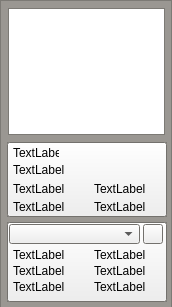
<?xml version="1.0" encoding="UTF-8"?>
<ui version="4.0">
 <class>current</class>
 <widget class="QWidget" name="current">
  <property name="geometry">
   <rect>
    <x>0</x>
    <y>0</y>
    <width>172</width>
    <height>307</height>
   </rect>
  </property>
  <property name="sizePolicy">
   <sizepolicy hsizetype="Fixed" vsizetype="Expanding">
    <horstretch>0</horstretch>
    <verstretch>0</verstretch>
   </sizepolicy>
  </property>
  <property name="minimumSize">
   <size>
    <width>172</width>
    <height>0</height>
   </size>
  </property>
  <property name="maximumSize">
   <size>
    <width>172</width>
    <height>307</height>
   </size>
  </property>
  <property name="palette">
   <palette>
    <active>
     <colorrole role="Base">
      <brush brushstyle="SolidPattern">
       <color alpha="255">
        <red>255</red>
        <green>255</green>
        <blue>255</blue>
       </color>
      </brush>
     </colorrole>
     <colorrole role="Window">
      <brush brushstyle="SolidPattern">
       <color alpha="255">
        <red>154</red>
        <green>151</green>
        <blue>146</blue>
       </color>
      </brush>
     </colorrole>
    </active>
    <inactive>
     <colorrole role="Base">
      <brush brushstyle="SolidPattern">
       <color alpha="255">
        <red>255</red>
        <green>255</green>
        <blue>255</blue>
       </color>
      </brush>
     </colorrole>
     <colorrole role="Window">
      <brush brushstyle="SolidPattern">
       <color alpha="255">
        <red>154</red>
        <green>151</green>
        <blue>146</blue>
       </color>
      </brush>
     </colorrole>
    </inactive>
    <disabled>
     <colorrole role="Base">
      <brush brushstyle="SolidPattern">
       <color alpha="255">
        <red>154</red>
        <green>151</green>
        <blue>146</blue>
       </color>
      </brush>
     </colorrole>
     <colorrole role="Window">
      <brush brushstyle="SolidPattern">
       <color alpha="255">
        <red>154</red>
        <green>151</green>
        <blue>146</blue>
       </color>
      </brush>
     </colorrole>
    </disabled>
   </palette>
  </property>
  <property name="windowTitle">
   <string>Form</string>
  </property>
  <property name="styleSheet">
   <string notr="true"/>
  </property>
  <widget class="QFrame" name="frameEverything">
   <property name="geometry">
    <rect>
     <x>0</x>
     <y>0</y>
     <width>172</width>
     <height>308</height>
    </rect>
   </property>
   <property name="sizePolicy">
    <sizepolicy hsizetype="Fixed" vsizetype="Expanding">
     <horstretch>0</horstretch>
     <verstretch>0</verstretch>
    </sizepolicy>
   </property>
   <property name="minimumSize">
    <size>
     <width>172</width>
     <height>150</height>
    </size>
   </property>
   <property name="maximumSize">
    <size>
     <width>172</width>
     <height>308</height>
    </size>
   </property>
   <property name="palette">
    <palette>
     <active>
      <colorrole role="Base">
       <brush brushstyle="SolidPattern">
        <color alpha="255">
         <red>255</red>
         <green>255</green>
         <blue>255</blue>
        </color>
       </brush>
      </colorrole>
      <colorrole role="Window">
       <brush brushstyle="SolidPattern">
        <color alpha="255">
         <red>161</red>
         <green>158</green>
         <blue>152</blue>
        </color>
       </brush>
      </colorrole>
     </active>
     <inactive>
      <colorrole role="Base">
       <brush brushstyle="SolidPattern">
        <color alpha="255">
         <red>255</red>
         <green>255</green>
         <blue>255</blue>
        </color>
       </brush>
      </colorrole>
      <colorrole role="Window">
       <brush brushstyle="SolidPattern">
        <color alpha="255">
         <red>161</red>
         <green>158</green>
         <blue>152</blue>
        </color>
       </brush>
      </colorrole>
     </inactive>
     <disabled>
      <colorrole role="Base">
       <brush brushstyle="SolidPattern">
        <color alpha="255">
         <red>161</red>
         <green>158</green>
         <blue>152</blue>
        </color>
       </brush>
      </colorrole>
      <colorrole role="Window">
       <brush brushstyle="SolidPattern">
        <color alpha="255">
         <red>161</red>
         <green>158</green>
         <blue>152</blue>
        </color>
       </brush>
      </colorrole>
     </disabled>
    </palette>
   </property>
   <property name="frameShape">
    <enum>QFrame::StyledPanel</enum>
   </property>
   <property name="frameShadow">
    <enum>QFrame::Raised</enum>
   </property>
   <property name="lineWidth">
    <number>0</number>
   </property>
   <widget class="QFrame" name="frameCurrent">
    <property name="geometry">
     <rect>
      <x>7</x>
      <y>142</y>
      <width>160</width>
      <height>75</height>
     </rect>
    </property>
    <property name="sizePolicy">
     <sizepolicy hsizetype="Fixed" vsizetype="Fixed">
      <horstretch>0</horstretch>
      <verstretch>0</verstretch>
     </sizepolicy>
    </property>
    <property name="frameShape">
     <enum>QFrame::StyledPanel</enum>
    </property>
    <property name="frameShadow">
     <enum>QFrame::Raised</enum>
    </property>
    <widget class="QPushButton" name="uiOpen">
     <property name="geometry">
      <rect>
       <x>0</x>
       <y>0</y>
       <width>160</width>
       <height>75</height>
      </rect>
     </property>
     <property name="sizePolicy">
      <sizepolicy hsizetype="Fixed" vsizetype="Fixed">
       <horstretch>0</horstretch>
       <verstretch>0</verstretch>
      </sizepolicy>
     </property>
     <property name="text">
      <string/>
     </property>
     <property name="flat">
      <bool>false</bool>
     </property>
    </widget>
    <widget class="QLabel" name="uiName">
     <property name="geometry">
      <rect>
       <x>6</x>
       <y>20</y>
       <width>145</width>
       <height>16</height>
      </rect>
     </property>
     <property name="font">
      <font>
       <family>Arial</family>
      </font>
     </property>
     <property name="styleSheet">
      <string notr="true">QLabel { background: transparent; }</string>
     </property>
     <property name="text">
      <string>TextLabel</string>
     </property>
    </widget>
    <widget class="QLabel" name="uiBirthDay">
     <property name="geometry">
      <rect>
       <x>6</x>
       <y>40</y>
       <width>73</width>
       <height>13</height>
      </rect>
     </property>
     <property name="font">
      <font>
       <family>Arial</family>
      </font>
     </property>
     <property name="styleSheet">
      <string notr="true"/>
     </property>
     <property name="text">
      <string>TextLabel</string>
     </property>
    </widget>
    <widget class="QLabel" name="uiDeathDay">
     <property name="geometry">
      <rect>
       <x>6</x>
       <y>58</y>
       <width>73</width>
       <height>13</height>
      </rect>
     </property>
     <property name="font">
      <font>
       <family>Arial</family>
      </font>
     </property>
     <property name="styleSheet">
      <string notr="true">QLabel { background: transparent; }</string>
     </property>
     <property name="text">
      <string>TextLabel</string>
     </property>
    </widget>
    <widget class="QLabel" name="uiBirthPlace">
     <property name="geometry">
      <rect>
       <x>87</x>
       <y>40</y>
       <width>71</width>
       <height>13</height>
      </rect>
     </property>
     <property name="font">
      <font>
       <family>Arial</family>
      </font>
     </property>
     <property name="styleSheet">
      <string notr="true">QLabel { background: transparent; }</string>
     </property>
     <property name="text">
      <string>TextLabel</string>
     </property>
    </widget>
    <widget class="QLabel" name="uiDeathPlace">
     <property name="geometry">
      <rect>
       <x>87</x>
       <y>58</y>
       <width>71</width>
       <height>13</height>
      </rect>
     </property>
     <property name="font">
      <font>
       <family>Arial</family>
      </font>
     </property>
     <property name="autoFillBackground">
      <bool>false</bool>
     </property>
     <property name="styleSheet">
      <string notr="true">QLabel { background: transparent; }</string>
     </property>
     <property name="text">
      <string>TextLabel</string>
     </property>
    </widget>
    <widget class="QLabel" name="uiRelation">
     <property name="geometry">
      <rect>
       <x>6</x>
       <y>4</y>
       <width>46</width>
       <height>13</height>
      </rect>
     </property>
     <property name="font">
      <font>
       <family>Arial</family>
      </font>
     </property>
     <property name="styleSheet">
      <string notr="true">QLabel { background: transparent; }</string>
     </property>
     <property name="text">
      <string>TextLabel</string>
     </property>
    </widget>
   </widget>
   <widget class="QFrame" name="frameSpouse">
    <property name="geometry">
     <rect>
      <x>7</x>
      <y>222</y>
      <width>160</width>
      <height>80</height>
     </rect>
    </property>
    <property name="sizePolicy">
     <sizepolicy hsizetype="Fixed" vsizetype="Fixed">
      <horstretch>0</horstretch>
      <verstretch>0</verstretch>
     </sizepolicy>
    </property>
    <property name="frameShape">
     <enum>QFrame::StyledPanel</enum>
    </property>
    <property name="frameShadow">
     <enum>QFrame::Raised</enum>
    </property>
    <widget class="QPushButton" name="uiOpenSpouse">
     <property name="geometry">
      <rect>
       <x>0</x>
       <y>0</y>
       <width>160</width>
       <height>80</height>
      </rect>
     </property>
     <property name="sizePolicy">
      <sizepolicy hsizetype="Fixed" vsizetype="Fixed">
       <horstretch>0</horstretch>
       <verstretch>0</verstretch>
      </sizepolicy>
     </property>
     <property name="minimumSize">
      <size>
       <width>0</width>
       <height>0</height>
      </size>
     </property>
     <property name="maximumSize">
      <size>
       <width>160</width>
       <height>80</height>
      </size>
     </property>
     <property name="text">
      <string/>
     </property>
     <property name="iconSize">
      <size>
       <width>26</width>
       <height>26</height>
      </size>
     </property>
    </widget>
    <widget class="QComboBox" name="uiSpouseList">
     <property name="geometry">
      <rect>
       <x>2</x>
       <y>2</y>
       <width>131</width>
       <height>20</height>
      </rect>
     </property>
     <property name="minimumSize">
      <size>
       <width>110</width>
       <height>0</height>
      </size>
     </property>
     <property name="font">
      <font>
       <family>Arial</family>
      </font>
     </property>
     <property name="styleSheet">
      <string notr="true"/>
     </property>
    </widget>
    <widget class="QLabel" name="uiMarrDay">
     <property name="geometry">
      <rect>
       <x>6</x>
       <y>26</y>
       <width>73</width>
       <height>13</height>
      </rect>
     </property>
     <property name="font">
      <font>
       <family>Arial</family>
      </font>
     </property>
     <property name="styleSheet">
      <string notr="true">QLabel { background: transparent; }</string>
     </property>
     <property name="text">
      <string>TextLabel</string>
     </property>
    </widget>
    <widget class="QLabel" name="uiMarrPlace">
     <property name="geometry">
      <rect>
       <x>87</x>
       <y>26</y>
       <width>71</width>
       <height>13</height>
      </rect>
     </property>
     <property name="font">
      <font>
       <family>Arial</family>
      </font>
     </property>
     <property name="styleSheet">
      <string notr="true">QLabel { background: transparent; }</string>
     </property>
     <property name="text">
      <string>TextLabel</string>
     </property>
    </widget>
    <widget class="QLabel" name="uiSpouseBirthDate">
     <property name="geometry">
      <rect>
       <x>6</x>
       <y>42</y>
       <width>73</width>
       <height>13</height>
      </rect>
     </property>
     <property name="styleSheet">
      <string notr="true">QLabel { background: transparent; }</string>
     </property>
     <property name="text">
      <string>TextLabel</string>
     </property>
    </widget>
    <widget class="QLabel" name="uiSpouseBirthPlace">
     <property name="geometry">
      <rect>
       <x>87</x>
       <y>42</y>
       <width>71</width>
       <height>13</height>
      </rect>
     </property>
     <property name="styleSheet">
      <string notr="true">QLabel { background: transparent; }</string>
     </property>
     <property name="text">
      <string>TextLabel</string>
     </property>
    </widget>
    <widget class="QLabel" name="uiSpouseDeathDate">
     <property name="geometry">
      <rect>
       <x>6</x>
       <y>58</y>
       <width>73</width>
       <height>13</height>
      </rect>
     </property>
     <property name="styleSheet">
      <string notr="true">QLabel { background: transparent; }</string>
     </property>
     <property name="text">
      <string>TextLabel</string>
     </property>
    </widget>
    <widget class="QLabel" name="uiSpouseDeathPlace">
     <property name="geometry">
      <rect>
       <x>87</x>
       <y>58</y>
       <width>71</width>
       <height>13</height>
      </rect>
     </property>
     <property name="styleSheet">
      <string notr="true">QLabel { background: transparent; }</string>
     </property>
     <property name="text">
      <string>TextLabel</string>
     </property>
    </widget>
    <widget class="QPushButton" name="uiAddSpouse">
     <property name="geometry">
      <rect>
       <x>136</x>
       <y>2</y>
       <width>20</width>
       <height>20</height>
      </rect>
     </property>
     <property name="sizePolicy">
      <sizepolicy hsizetype="Fixed" vsizetype="Fixed">
       <horstretch>0</horstretch>
       <verstretch>0</verstretch>
      </sizepolicy>
     </property>
     <property name="styleSheet">
      <string notr="true"/>
     </property>
     <property name="text">
      <string/>
     </property>
     <property name="icon">
      <iconset resource="../qenes.qrc">
       <normaloff>:/icons/benefits.png</normaloff>:/icons/benefits.png</iconset>
     </property>
    </widget>
   </widget>
   <widget class="QGraphicsView" name="uiPicture">
    <property name="geometry">
     <rect>
      <x>8</x>
      <y>8</y>
      <width>157</width>
      <height>127</height>
     </rect>
    </property>
    <property name="sizePolicy">
     <sizepolicy hsizetype="Fixed" vsizetype="Expanding">
      <horstretch>0</horstretch>
      <verstretch>0</verstretch>
     </sizepolicy>
    </property>
    <property name="styleSheet">
     <string notr="true"/>
    </property>
   </widget>
  </widget>
 </widget>
 <resources>
  <include location="../qenes.qrc"/>
 </resources>
 <connections/>
</ui>
